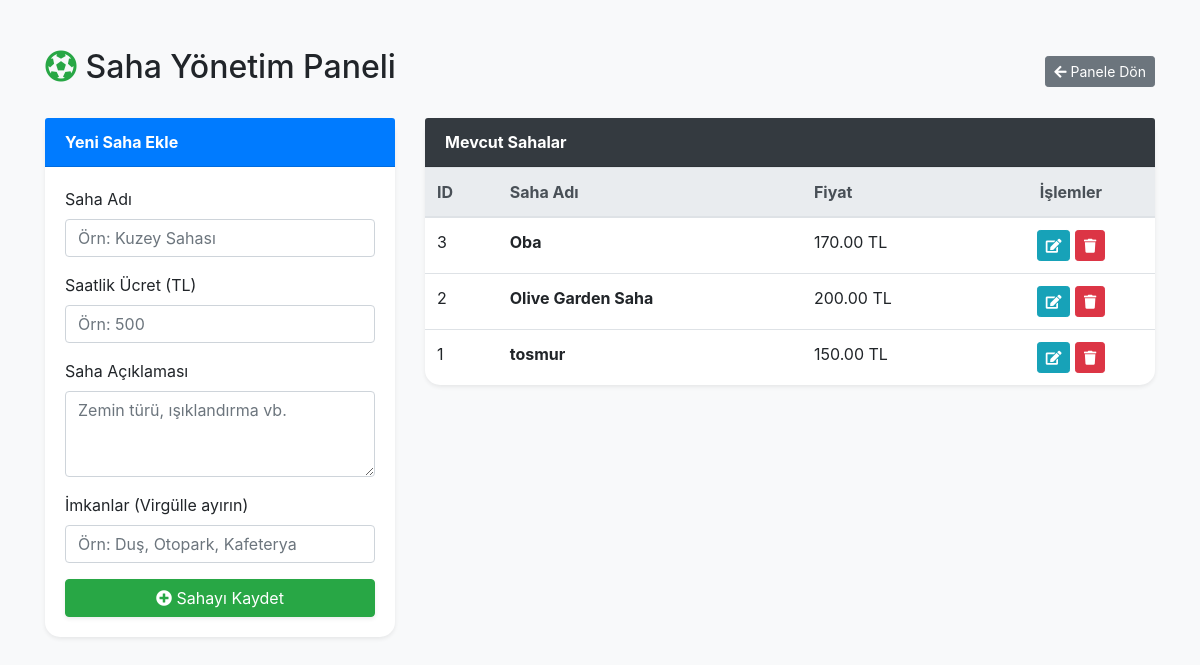
The page /bitirme/admin/sahalar.php (signed in) on the database its author committed.
### tables this page shows
CREATE TABLE `sahalar` (
  `id` int(11) NOT NULL,
  `saha_adi` varchar(100) NOT NULL,
  `saatlik_fiyat` decimal(10,2) NOT NULL,
  `aciklama` text DEFAULT NULL,
  `ozellikler` varchar(255) DEFAULT NULL
);

### bitirme/admin/sahalar.php (the view, shortened to what this page needs)
<?php
require_once('../db_baglanti.php');
$sahalar = $db->query("SELECT * FROM sahalar ORDER BY id DESC")->fetchAll(PDO::FETCH_ASSOC);
?>
<!DOCTYPE html>
<html lang="tr">
<head>
    <link href="https://stackpath.bootstrapcdn.com/bootstrap/4.5.2/css/bootstrap.min.css" rel="stylesheet">
    <link rel="stylesheet" href="https://cdnjs.cloudflare.com/ajax/libs/font-awesome/5.15.1/css/all.min.css">
</head>
<body>
<div class="container mt-5">
    <div class="d-flex justify-content-between align-items-center mb-4">
        <h2><i class="fas fa-futbol text-success"></i> Saha Yönetim Paneli</h2>
        <a href="dashboard.php" class="btn btn-secondary btn-sm"><i class="fas fa-arrow-left"></i> Panele Dön</a>
    </div>
    <div class="row">
        <div class="col-md-4">
            <div class="card shadow-sm mb-4">
                <div class="card-header bg-primary text-white font-weight-bold">
                    Yeni Saha Ekle
                </div>
                <div class="card-body">
                    <form method="POST">
                        <div class="form-group">
                            <label>Saha Adı</label>
                            <input type="text" name="saha_adi" class="form-control" placeholder="Örn: Kuzey Sahası" required>
                        </div>
                        <div class="form-group">
                            <label>Saatlik Ücret (TL)</label>
                            <input type="number" name="fiyat" class="form-control" placeholder="Örn: 500" required>
                        </div>
                        <div class="form-group">
                            <label>Saha Açıklaması</label>
                            <textarea name="aciklama" class="form-control" rows="3" placeholder="Zemin türü, ışıklandırma vb."></textarea>
                        </div>
                        <div class="form-group">
                            <label>İmkanlar (Virgülle ayırın)</label>
                            <input type="text" name="ozellikler" class="form-control" placeholder="Örn: Duş, Otopark, Kafeterya">
                        </div>
                        <button type="submit" name="saha_ekle" class="btn btn-success btn-block shadow-sm">
                            <i class="fas fa-plus-circle"></i> Sahayı Kaydet
                        </button>
                    </form>
                </div>
            </div>
        </div>
        <div class="col-md-8">
            <div class="card shadow-sm">
                <div class="card-header bg-dark text-white font-weight-bold">
                    Mevcut Sahalar
                </div>
                <div class="card-body p-0">
                    <table class="table table-hover mb-0">
                        <thead class="thead-light">
                            <tr>
                                <th>ID</th>
                                <th>Saha Adı</th>
                                <th>Fiyat</th>
                                <th class="text-center">İşlemler</th>
                            </tr>
                        </thead>
                        <tbody>
                            <?php foreach ($sahalar as $saha): ?>
                            <tr>
                                <td><?= $saha['id'] ?></td>
                                <td><strong><?= htmlspecialchars($saha['saha_adi']) ?></strong></td>
                                <td><?= number_format($saha['saatlik_fiyat'], 2) ?> TL</td>
                                <td class="text-center">
                                    <a href="saha_duzenle.php?id=<?= $saha['id'] ?>" class="btn btn-sm btn-info" title="Düzenle">
                                        <i class="fas fa-edit"></i>
                                    </a>
                                    <a href="?sil_id=<?= $saha['id'] ?>" class="btn btn-sm btn-danger"
                                       onclick="return confirm('Bu sahayı silmek istediğinize emin misiniz?')" title="Sil">
                                        <i class="fas fa-trash"></i>
                                    </a>
                                </td>
                            </tr>
                            <?php endforeach; ?>
                        </tbody>
                    </table>
                </div>
            </div>
        </div>
    </div>
</div>
</body>
</html>

### bitirme/admin/sahalar.php (style rules this page uses)
body { background-color: #f8f9fa; }
.card { border-radius: 15px; border: none; }

### rows shown on the page
sahalar: id "3", saha_adi "Oba", saatlik_fiyat "170.00"
sahalar: id "2", saha_adi "Olive Garden Saha", saatlik_fiyat "200.00"
sahalar: id "1", saha_adi "tosmur", saatlik_fiyat "150.00"
